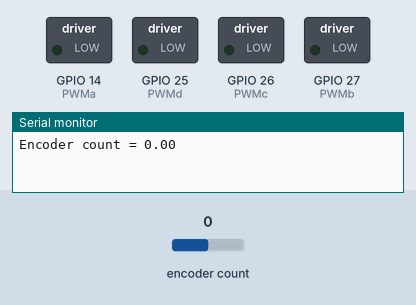
This sketch was run on a simulated ESP32. Parts: switched loads named in the sketch (green lamp = pin HIGH), the last lines printed to the serial monitor. The test bench sets the inputs (shaded band); at power-on: encoder count 0.

Above: at 0.05 s.
At 3.9 s:
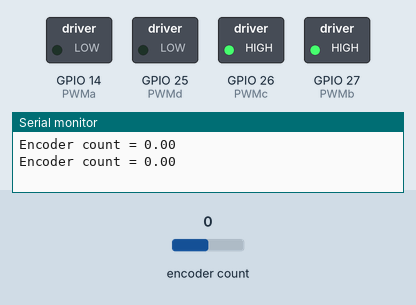
At 7.8 s:
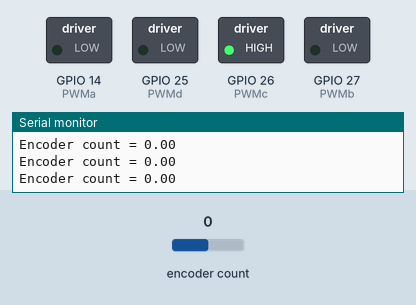
At 12.41 s:
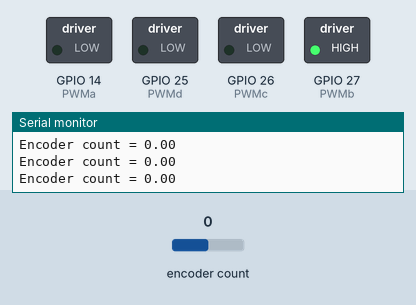
Timing chart, 0 to 16.2 s (numbered marks = the images above):
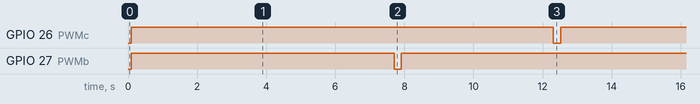

Measured:
- by itself, GPIO 26 (PWMc): alternates HIGH for 12.2 s and LOW for 0.21 s
- by itself, GPIO 27 (PWMb): repeats every 12.4 s: LOW 0.21 s, HIGH 12.2 s
- by itself, everything shown: repeats every 12.4 s, in 4 steps

The sketch:

LW1_car_challenge.ino
```cpp
#include <ESP32Encoder.h>
#define PI acos(-1.0)

ESP32Encoder encoder;
//BluetoothSerial SerialBT;

#define PWMa 14
#define PWMb 27
#define PWMc 26
#define PWMd 25

char t;

void setup() {
  pinMode(PWMa, OUTPUT);
  pinMode(PWMb, OUTPUT);
  pinMode(PWMc, OUTPUT);
  pinMode(PWMd, OUTPUT);

  Serial.begin(115200);
  //SerialBT.begin("ESP32iz");
  // Enable the weak pull down resistors

  //ESP32Encoder::useInternalWeakPullResistors=DOWN;
  // Enable the weak pull up resistors
  ESP32Encoder::useInternalWeakPullResistors=UP;

  // use pin 19 and 18 for the first encoder
  encoder.attachHalfQuad(32, 33);


  // set starting count value after attaching
  encoder.setCount(0);


  //Serial.println("Encoder Start = " +  String((int32_t)encoder.getCount()));
  // set the lastToggle


}


void stopMotors(){
  digitalWrite(PWMa, LOW);
  digitalWrite(PWMb, LOW);
  digitalWrite(PWMc, LOW);
  digitalWrite(PWMd, LOW);
}


int calculateDistance(){

  // Loop and read the count
  Serial.println("Encoder count = " + String(((-0.06*PI)/12)*(int32_t)encoder.getCount()));
  delay(100);

  if (((-0.06*PI)/12)*(int32_t)encoder.getCount() > 10){

    stopMotors();
    delay(60000);}

}


void loop() {

  calculateDistance();

  if (((-0.06*PI)/12)*(int32_t)encoder.getCount() == 0){

    digitalWrite(PWMa, LOW);
    digitalWrite(PWMb, HIGH );
    digitalWrite(PWMc, HIGH);
    digitalWrite(PWMd, LOW);

    delay(3000);}

  calculateDistance();

  int i=0;
  for(i=0;i<4;i++){

    digitalWrite(PWMa, LOW);
    digitalWrite(PWMb, HIGH );
    digitalWrite(PWMc, HIGH);
    digitalWrite(PWMd, LOW);
    delay(1000);
    calculateDistance();

    }

  calculateDistance();

  digitalWrite(PWMa, LOW);
  digitalWrite(PWMb, LOW);
  digitalWrite(PWMc, HIGH);
  digitalWrite(PWMd, LOW);

  delay(110);

  calculateDistance();

  i=0;
  for(i=0;i<4;i++){

    digitalWrite(PWMa, LOW);
    digitalWrite(PWMb, HIGH );
    digitalWrite(PWMc, HIGH);
    digitalWrite(PWMd, LOW);
    delay(1000);
    calculateDistance();

    }

  digitalWrite(PWMa, LOW);
  digitalWrite(PWMb, HIGH);
  digitalWrite(PWMc, LOW);
  digitalWrite(PWMd, LOW);

  delay(110);


}
```
